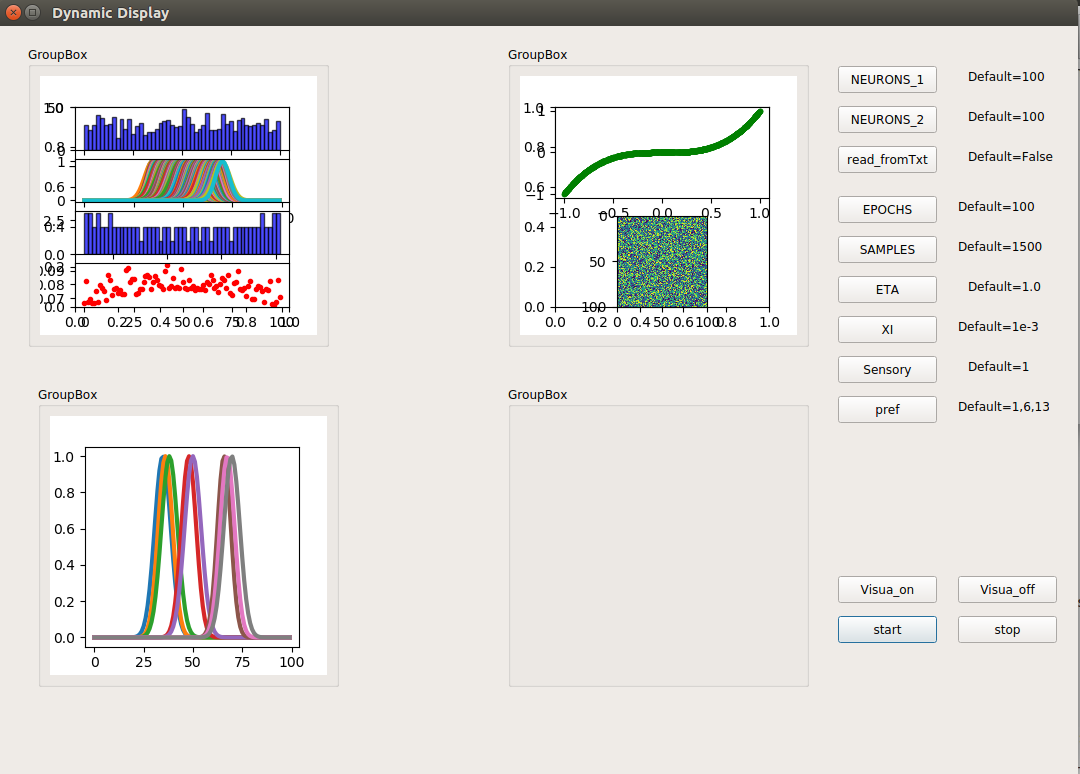
#> input picture images/1.png, 1080 x 774 px, given in place of 1.jpg, which was not available
$ python generatedata.py   (older library calls are emulated)
#> lines starting #> are read from the running program, lines starting #| are printed output that depends on the picture; pictures that were not available may be replaced by others from this repository, and a replacement may not be noted
#!/usr/bin/env python3
# -*- coding: utf-8 -*-
"""
Created on Mon Jul  8 21:24:43 2019

@author: amie
"""

import cv2
import numpy as np


class generator(object):
    def __init__(self):
        pass

    def getGpic(self,datapath):
#> called with datapath = 'tespic/1.jpg'
        data = cv2.imread(datapath)
#> data is the input picture: shape (774, 1080, 3); mean B, G, R 221.4, 223.4, 226.3
        if data.shape[2] != 1:
            data = cv2.cvtColor(data, cv2.COLOR_BGR2GRAY)
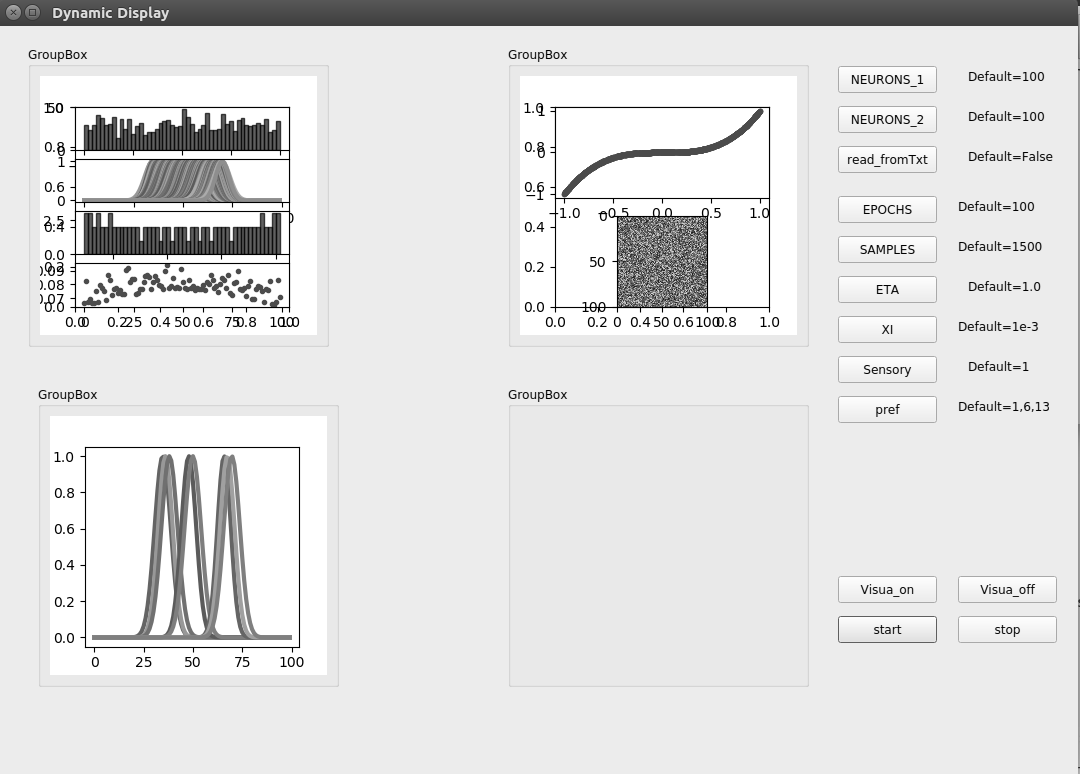
#> data: shape (774, 1080); min 0, max 255, mean 224.2
        cv2.imshow('original_pic', data)
        #Sobel x,y direction
        edges_x = cv2.Sobel(data,cv2.CV_16S,1,0)
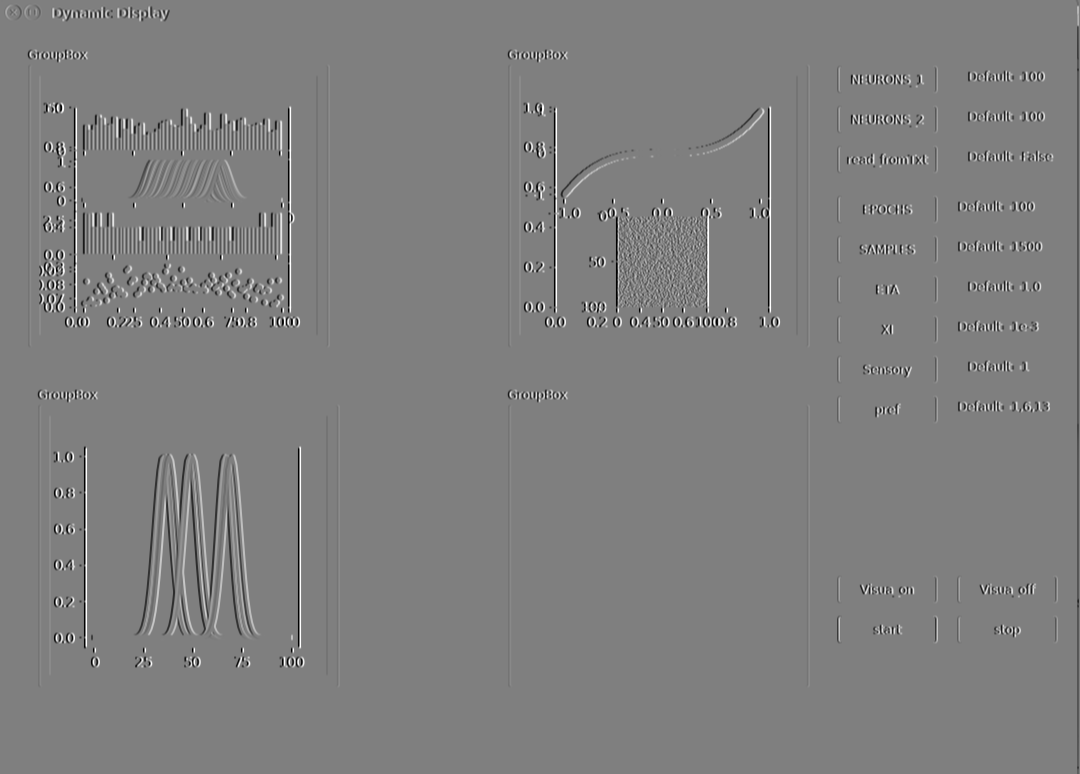
#> edges_x: shape (774, 1080) int16; min -1020, max 1020, mean -0.6; drawn with min black and max white
        edges_x = cv2.convertScaleAbs(edges_x)
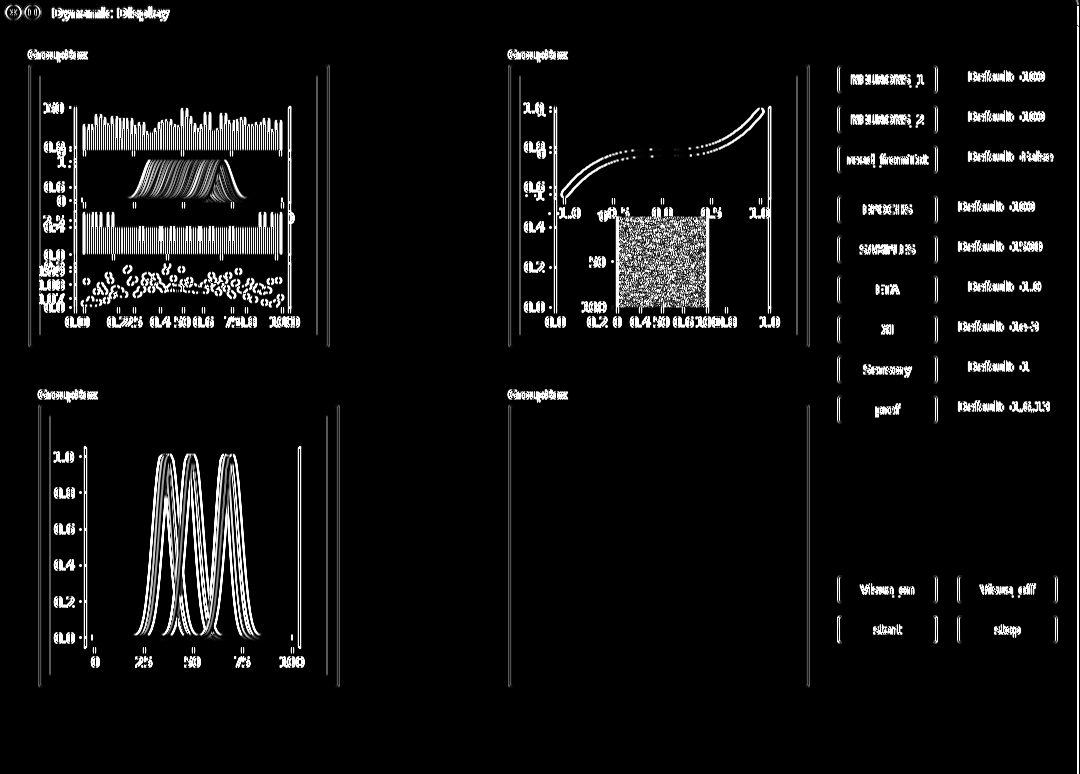
#> edges_x: shape (774, 1080); min 0, max 255, mean 16.4
        cv2.imshow('x_direction', edges_x)
        edges_y = cv2.Sobel(data,cv2.CV_16S,0,1)
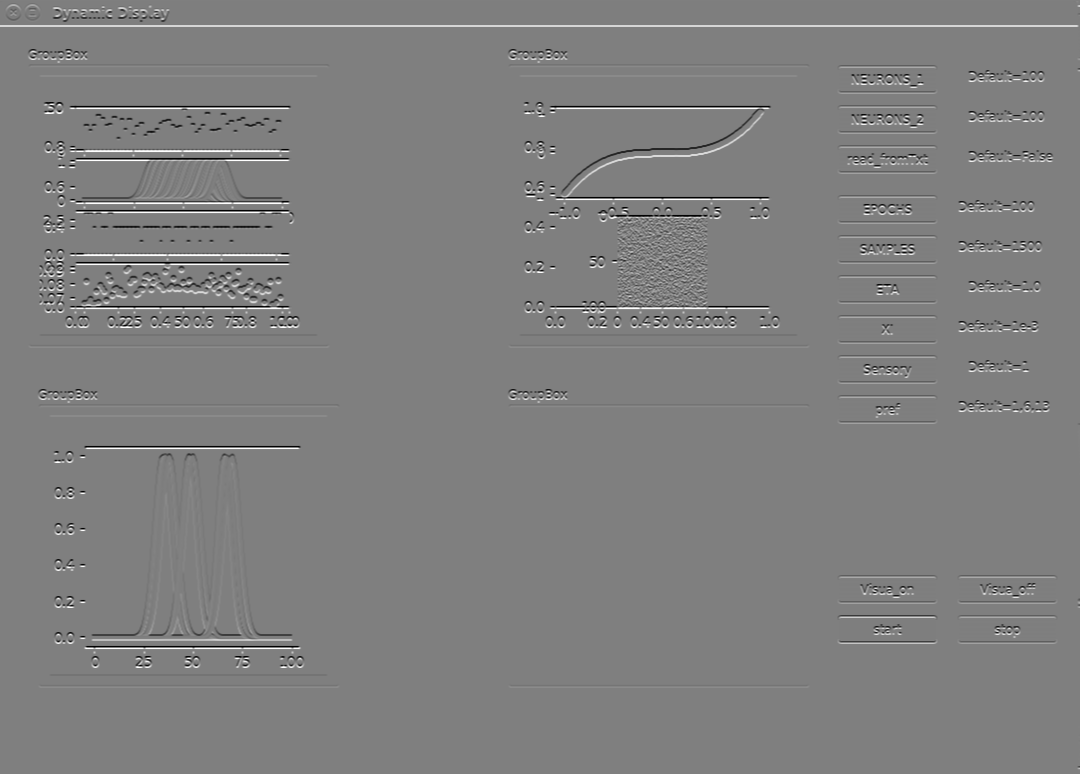
#> edges_y: shape (774, 1080) int16; min -1020, max 1020, mean 1.5; drawn with min black and max white
        edges_y = cv2.convertScaleAbs(edges_y)
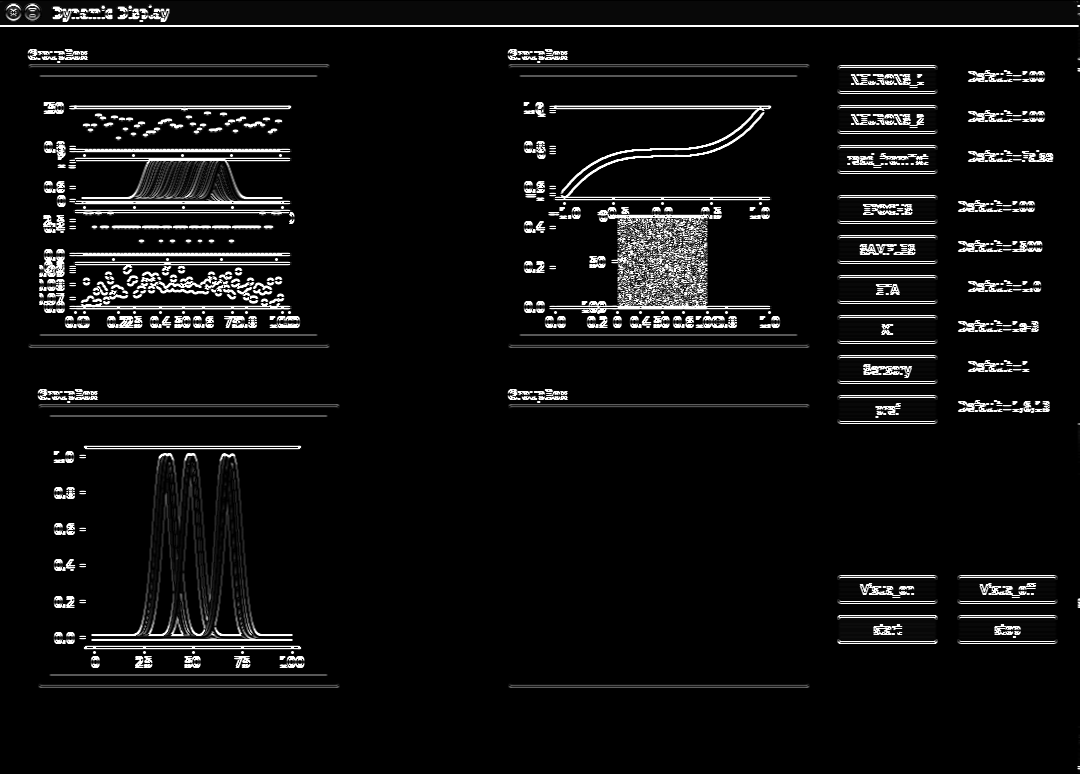
#> edges_y: shape (774, 1080); min 0, max 255, mean 15.3
        cv2.imshow('y_direction', edges_y)
        return edges_x,edges_y


    def fusion_xy(self, data_x,data_y):
        a = cv2.imread('tespic/1.jpg')
        a[:,:,0] = 0
        a[:,:,1] = 0
        a[:,:,2] = data_y
        cv2.imshow('test',a)
        cv2.waitKey(30)

    def getVpic(self,data1,data2):
        dataV = data2-data1
        cv2.convertScaleAbs(dataV)
        cv2.imshow('V_pic',dataV)
        cv2.waitKey(30)


if __name__ == '__main__':
    a = generator()
    datax, datay = a.getGpic('tespic/1.jpg')
# [8 lines of commented-out code are left out]

$ run again, with images/2.jpg saved as images/1.png
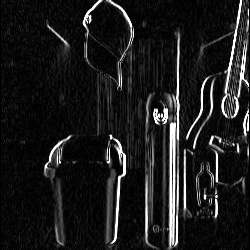
#> input picture images/2.jpg, 250 x 250 px, given in place of 1.jpg, which was not available
#> in getGpic, data is the input picture: shape (250, 250, 3); min 0, max 255, mean 28.1
#> data: shape (250, 250)
#> in getGpic, `edges_x = cv2.convertScaleAbs(edges_x)`:
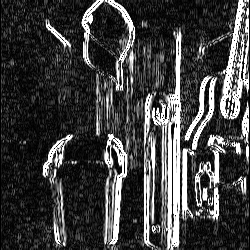
#> edges_x: shape (250, 250); min 0, max 255, mean 64.2
#> in getGpic, `edges_y = cv2.convertScaleAbs(edges_y)`:
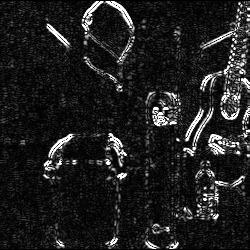
#> edges_y: shape (250, 250); min 0, max 255, mean 31.5

$ run again, with images/Distribution_of_DxDyV.jpg saved as images/1.png
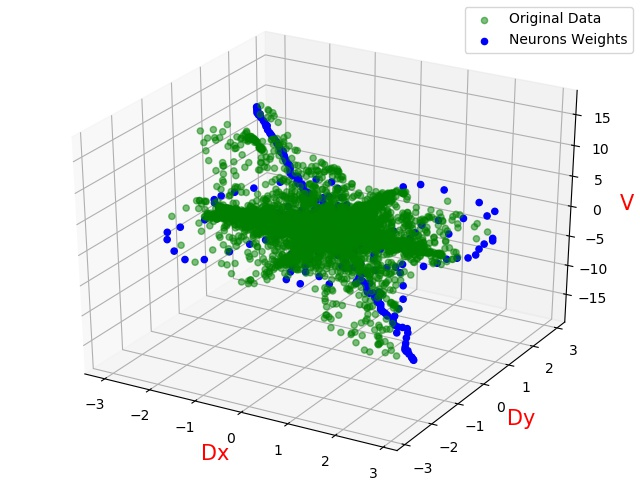
#> input picture images/Distribution_of_DxDyV.jpg, 640 x 480 px, given in place of 1.jpg, which was not available
#> in getGpic, data is the input picture: shape (480, 640, 3); mean B, G, R 227.4, 234, 225.2
#> data: shape (480, 640)
#> in getGpic, `edges_y = cv2.Sobel(data,cv2.CV_16S,0,1)`:
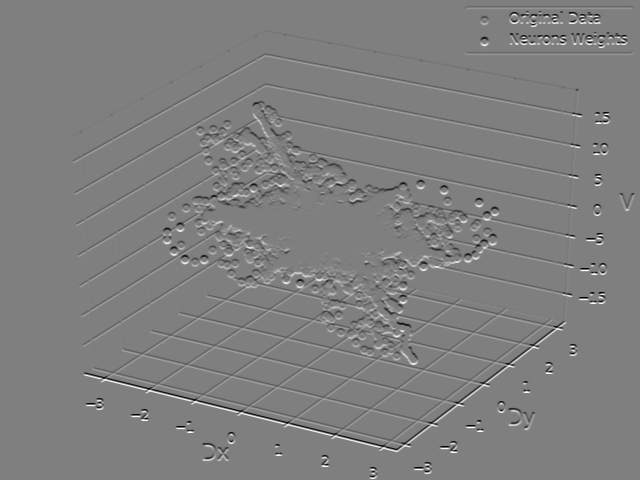
#> edges_y: shape (480, 640) int16; min -1020, max 1020, mean 0; drawn with min black and max white
#> in getGpic, `edges_y = cv2.convertScaleAbs(edges_y)`:
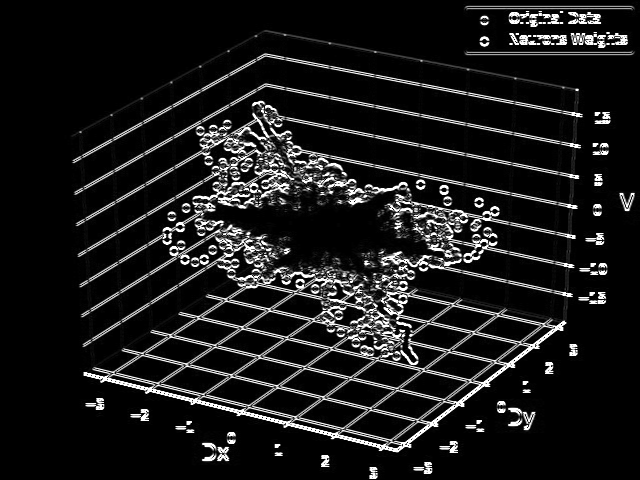
#> edges_y: shape (480, 640); min 0, max 255, mean 26.7

$ run again, with images/Distribution_of_FxFy.jpg saved as images/1.png
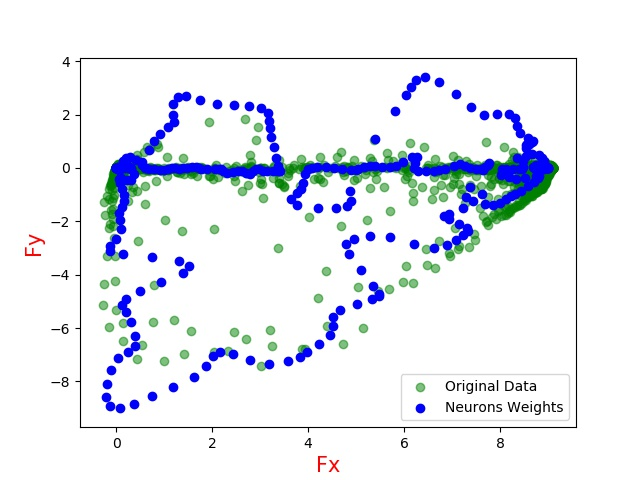
#> input picture images/Distribution_of_FxFy.jpg, 640 x 480 px, given in place of 1.jpg, which was not available
#> in getGpic, data is the input picture: shape (480, 640, 3); mean B, G, R 244, 236.5, 233
#> data: shape (480, 640)
#> in getGpic, `edges_y = cv2.Sobel(data,cv2.CV_16S,0,1)`:
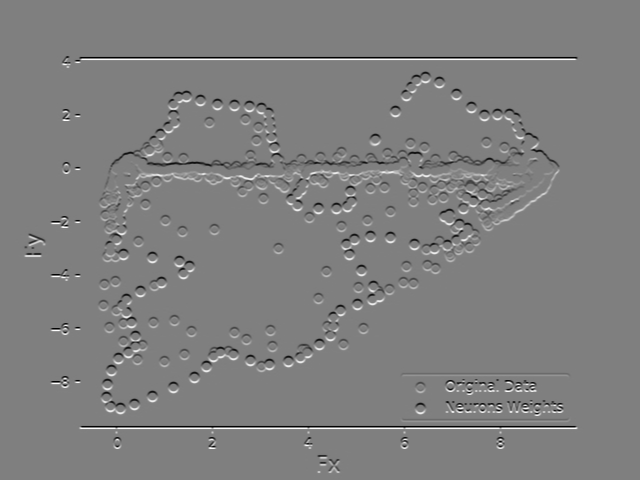
#> edges_y: shape (480, 640) int16; min -1020, max 1020, mean 0; drawn with min black and max white
#> in getGpic, `edges_y = cv2.convertScaleAbs(edges_y)`:
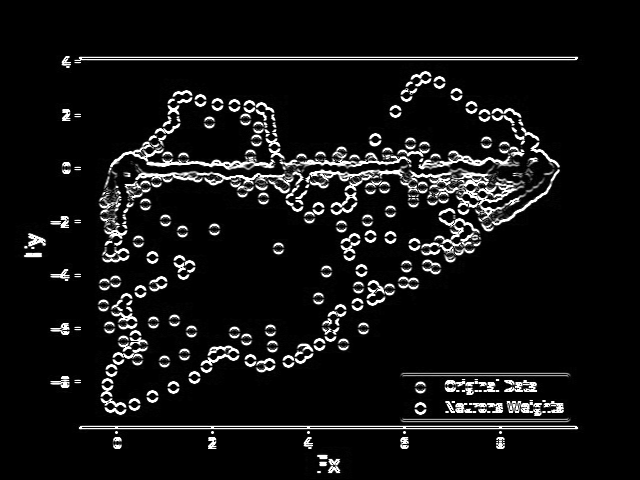
#> edges_y: shape (480, 640); min 0, max 255, mean 19.3
